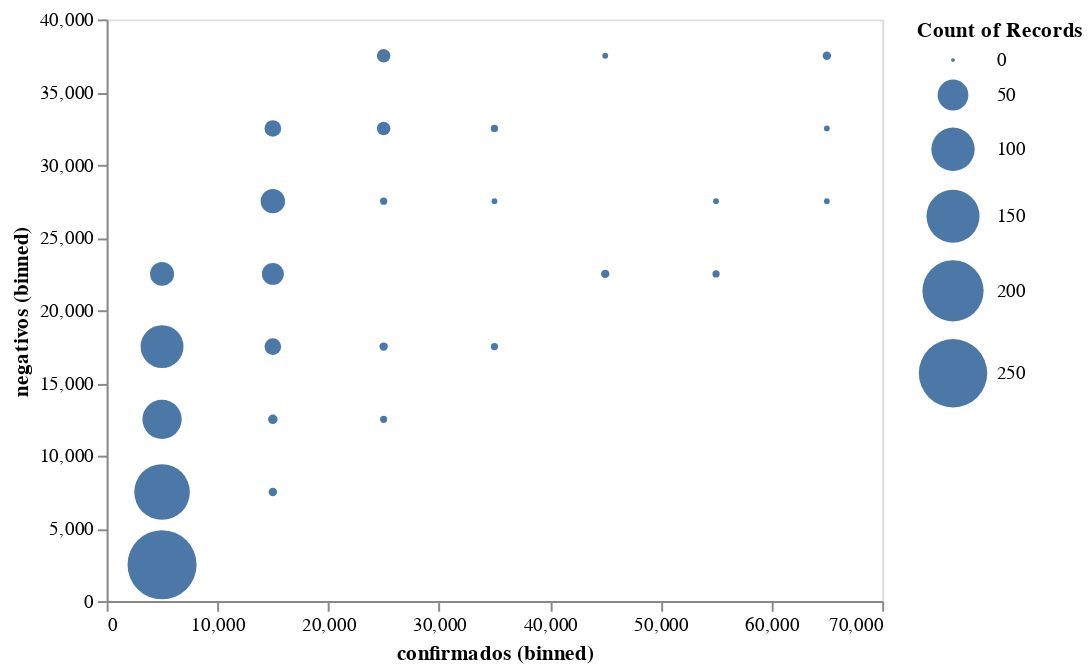

Source (notebook cell):
### Code cell
subset = casos_tot.copy()

alt.Chart(subset).mark_circle().encode(
    alt.X('confirmados:Q', bin=True),
    alt.Y('negativos:Q', bin=True),
    size='count()'
)

### Figure 1 — Vega-Lite specification as saved in the notebook (floating-point values rounded to 4 significant figures; data arrays with more than 128 entries replaced by an {"elided": "..."} marker saying what was removed)
{"config": {"view": {"continuousWidth": 400, "continuousHeight": 300}}, "data": {"name": "data-63caf690b4cd2549e7dc1b4b9d9bd165"}, "mark": "circle", "encoding": {"size": {"aggregate": "count", "type": "quantitative"}, "x": {"bin": true, "field": "confirmados", "type": "quantitative"}, "y": {"bin": true, "field": "negativos", "type": "quantitative"}}, "$schema": "https://vega.github.io/schema/vega-lite/v4.17.0.json", "datasets": {"data-63caf690b4cd2549e7dc1b4b9d9bd165": {"elided": "763 records"}}}
